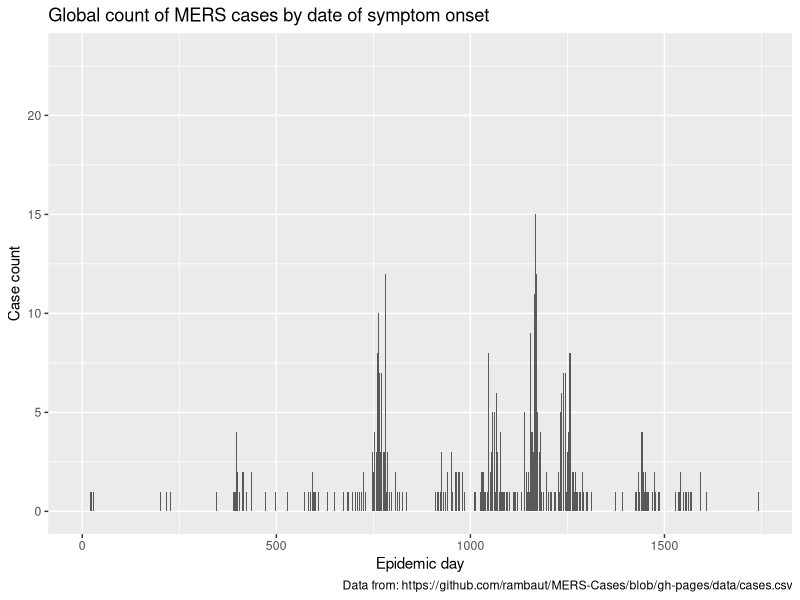
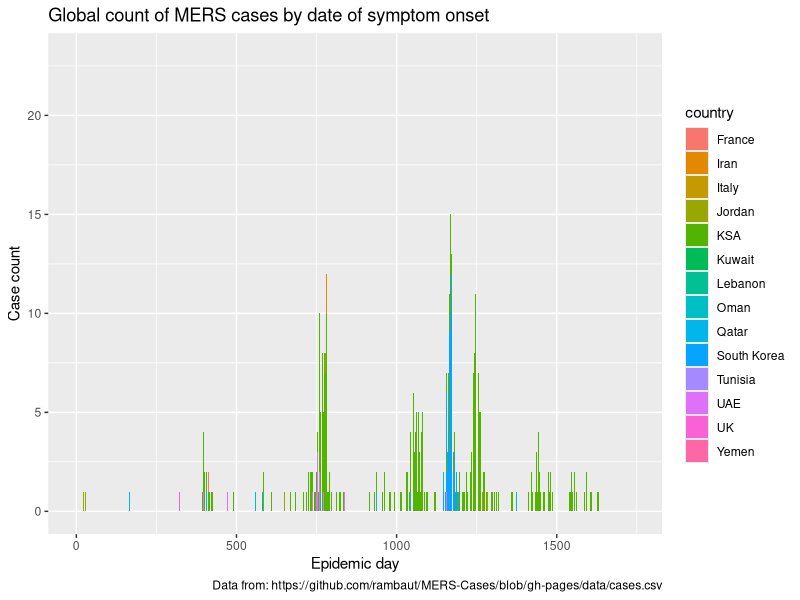
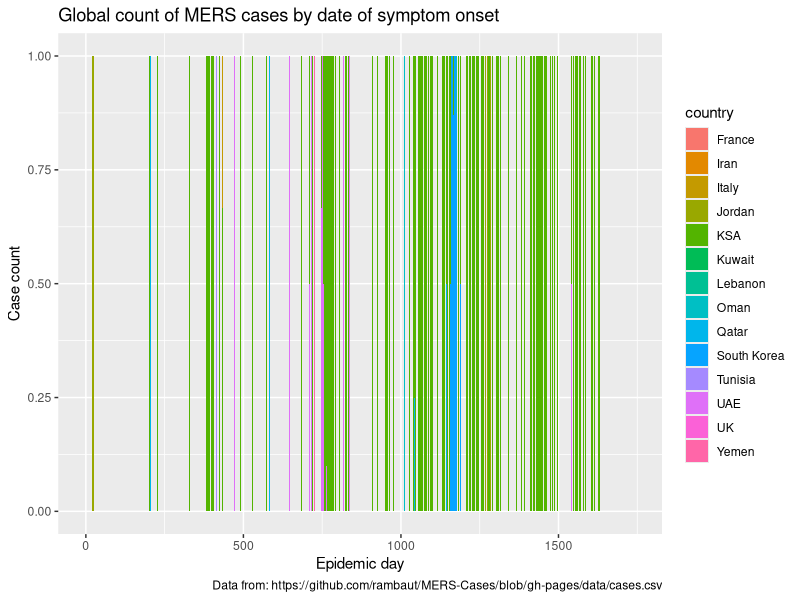
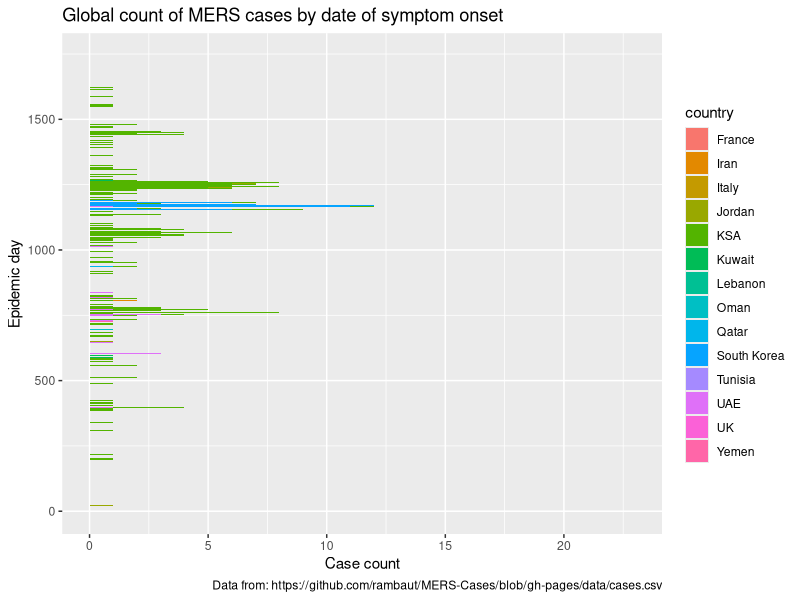
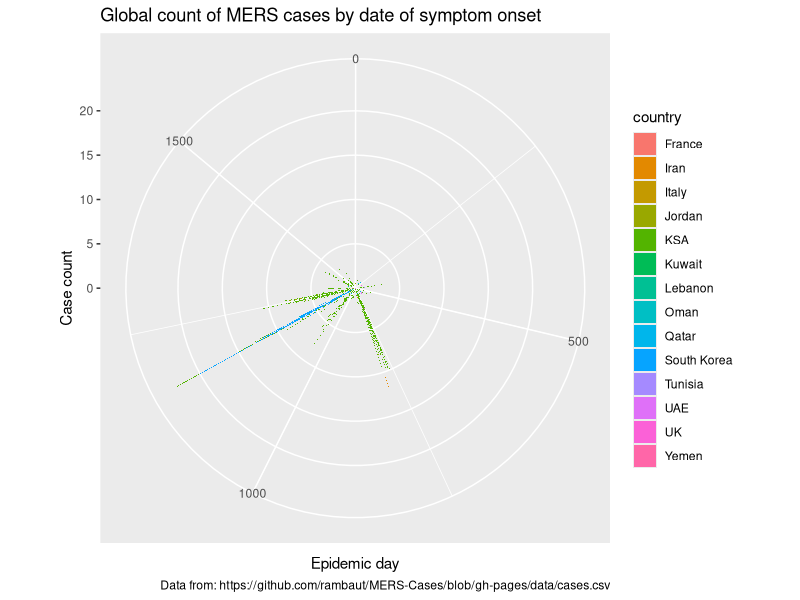
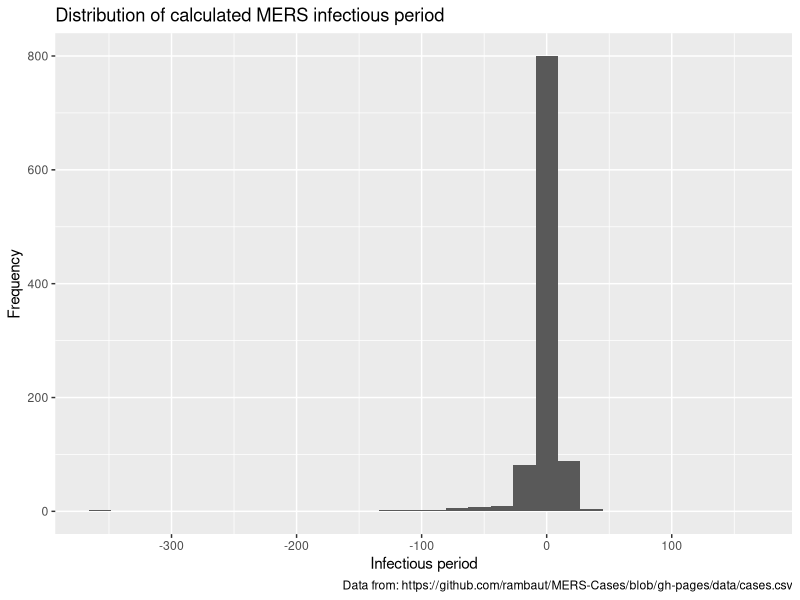
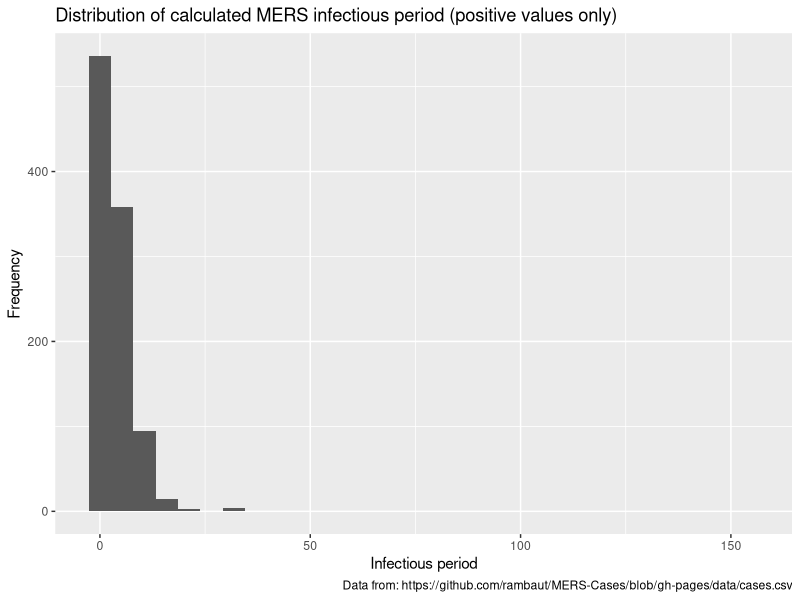
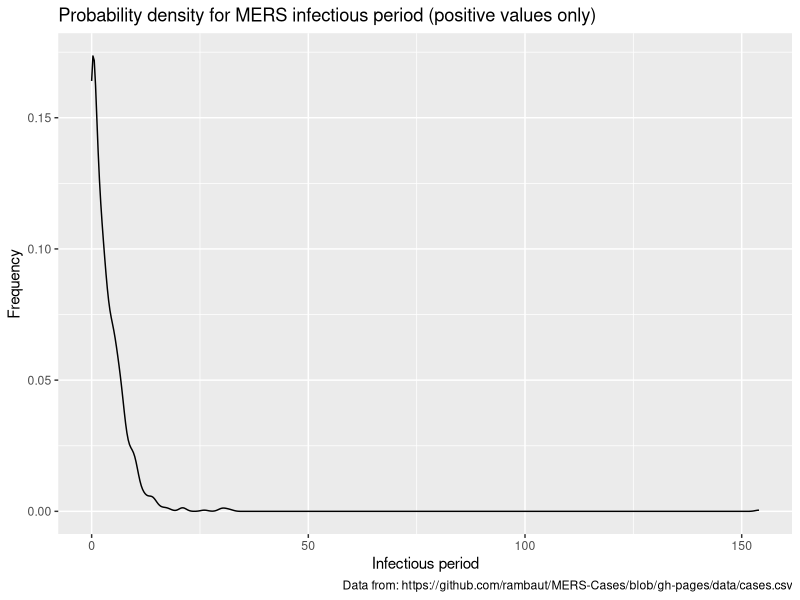

These charts were generated, in order, by the following R code:
## ---- chunk 1
knitr::opts_chunk$set(echo = TRUE, message=FALSE, warning=FALSE)
## ---- chunk 2
mers <- read.csv('cases.csv')
## ---- chunk 3
head(mers)
class(mers$onset)
## ---- chunk 4
mers$hospitalized[890] <- c('2015-02-20')
mers <- mers[-471,]
library(lubridate)
mers$onset2 <- ymd(mers$onset)
mers$hospitalized2 <- ymd(mers$hospitalized)
class(mers$onset2)
## ---- chunk 5
day0 <- min(na.omit(mers$onset2))
## ---- chunk 6
mers$epi.day <- as.numeric(mers$onset2 - day0)
## ---- chunk 7
library(ggplot2)
## ---- chunk 8
ggplot(data=mers) + 
  geom_bar(mapping=aes(x=epi.day)) +
  labs(x='Epidemic day', y='Case count', title='Global count of MERS cases by date of symptom onset',
       caption="Data from: https://github.com/rambaut/MERS-Cases/blob/gh-pages/data/cases.csv")
## ---- chunk 9
ggplot(data=mers) + 
  geom_bar(mapping=aes(x=epi.day, fill=country)) +
  labs(x='Epidemic day', y='Case count', title='Global count of MERS cases by date of symptom onset',
       caption="Data from: https://github.com/rambaut/MERS-Cases/blob/gh-pages/data/cases.csv")
## ---- chunk 10
ggplot(data=mers) + 
  geom_bar(mapping=aes(x=epi.day, fill=country),position = "fill") +
  labs(x='Epidemic day', y='Case count', title='Global count of MERS cases by date of symptom onset',
       caption="Data from: https://github.com/rambaut/MERS-Cases/blob/gh-pages/data/cases.csv")
## ---- chunk 11
ggplot(data=mers) + 
  geom_bar(mapping=aes(x=epi.day, fill=country)) +
  labs(x='Epidemic day', y='Case count', title='Global count of MERS cases by date of symptom onset',
       caption="Data from: https://github.com/rambaut/MERS-Cases/blob/gh-pages/data/cases.csv") + 
  coord_flip()

ggplot(data=mers) + 
  geom_bar(mapping=aes(x=epi.day, fill=country)) +
  labs(x='Epidemic day', y='Case count', title='Global count of MERS cases by date of symptom onset',
       caption="Data from: https://github.com/rambaut/MERS-Cases/blob/gh-pages/data/cases.csv") + 
  coord_polar()
## ---- chunk 12
mers$infectious.period <- mers$hospitalized2-mers$onset2    # calculate "raw" infectious period
class(mers$infectious.period)           # these data are class "difftime"
mers$infectious.period <- as.numeric(mers$infectious.period, units = "days") # convert to days
ggplot(data=mers) +
  geom_histogram(aes(x=infectious.period)) + 
  labs(x='Infectious period', y='Frequency', title='Distribution of calculated MERS infectious period',
       caption="Data from: https://github.com/rambaut/MERS-Cases/blob/gh-pages/data/cases.csv")
## ---- chunk 13
mers$infectious.period2 <- ifelse(mers$infectious.period<0,0,mers$infectious.period)
ggplot(data=mers) +
  geom_histogram(aes(x=infectious.period2)) + 
  labs(x='Infectious period', y='Frequency',
       title='Distribution of calculated MERS infectious period (positive values only)', caption="Data from: https://github.com/rambaut/MERS-Cases/blob/gh-pages/data/cases.csv")
## ---- chunk 14
ggplot(data=mers) + 
  geom_density(mapping=aes(x=infectious.period2)) + 
  labs(x='Infectious period', y='Frequency',
       title='Probability density for MERS infectious period (positive values only)', caption="Data from: https://github.com/rambaut/MERS-Cases/blob/gh-pages/data/cases.csv")
## ---- chunk 15
ggplot(data=mers) + 
  geom_area(stat='bin', mapping=aes(x=infectious.period2)) +
  labs(x='Infectious period', y='Frequency',
       title='Area plot for MERS infectious period (positive values only)', caption="Data from: https://github.com/rambaut/MERS-Cases/blob/gh-pages/data/cases.csv")
## ---- chunk 16
ggplot(data=mers) + 
  geom_dotplot(mapping=aes(x=infectious.period2)) +
  labs(x='Infectious period', y='Frequency',
       title='Area plot for MERS infectious period (positive values only)', caption="Data from: https://github.com/rambaut/MERS-Cases/blob/gh-pages/data/cases.csv")

ggplot(data=mers) + 
  geom_bar(mapping=aes(x=infectious.period2)) +
  labs(x='Infectious period', y='Frequency',
       title='Area plot for MERS infectious period (positive values only)', caption="Data from: https://github.com/rambaut/MERS-Cases/blob/gh-pages/data/cases.csv")

## ---- chunk 17
ggplot(data=mers) + 
  geom_point(mapping=aes(x=epi.day,y=infectious.period2)) +
  labs(x='Days in the Epidemic', y='Infectious Period',
       title='Area plot for MERS infectious period (positive values only)', caption="Data from: https://github.com/rambaut/MERS-Cases/blob/gh-pages/data/cases.csv")
## ---- chunk 18
ggplot(data=mers,aes(x=epi.day,y=infectious.period2)) + 
  geom_point() +
  geom_smooth(method = 'loess') +
  labs(x='Days in the Epidemic', y='Infectious Period',
       title='Area plot for MERS infectious period (positive values only)', caption="Data from: https://github.com/rambaut/MERS-Cases/blob/gh-pages/data/cases.csv")
## ---- chunk 19
ggplot(data=mers,aes(x=epi.day,y=infectious.period2,colour = country)) + 
  geom_point() +
  geom_smooth(method = 'loess',se = FALSE) +
  labs(x='Days in the Epidemic', y='Infectious Period',
       title='Area plot for MERS infectious period (positive values only)', caption="Data from: https://github.com/rambaut/MERS-Cases/blob/gh-pages/data/cases.csv")
## ---- chunk 20
ggplot(data=mers, mapping=aes(x=epi.day, y=infectious.period2)) + 
  geom_point(mapping = aes(color=country)) +
  facet_wrap(~ country) + 
  scale_y_continuous(limits = c(0, 50)) +
   labs(x='Epidemic day', y='Infectious period',
       title='MERS infectious period (positive values only) over time', caption="Data from: https://github.com/rambaut/MERS-Cases/blob/gh-pages/data/cases.csv")
## ---- chunk 21
ggplot(data=subset(mers, gender %in% c('M', 'F') & country %in% c('KSA', 'Oman', 'Iran', 'Jordan', 'Qatar', 'South Korea','UAE')), mapping=aes(x=epi.day, y=infectious.period2)) + 
  geom_point(mapping = aes(color=country)) +
  facet_grid(gender ~ country) + 
  scale_y_continuous(limits = c(0, 50)) +
   labs(x='Epidemic day', y='Infectious period',
       title='MERS infectious period by gender and country', caption="Data from: https://github.com/rambaut/MERS-Cases/blob/gh-pages/data/cases.csv")
## ---- chunk 22
#I don't know if this part of the assignment is correct, would love feedback maybe later.

mers$death2 <- ymd(mers$death)
day0 <- min(na.omit(mers$death2))
mers$death.day <- as.numeric(mers$death2 - day0)

ggplot(data = mers, mapping = aes(x=epi.day,y=death.day)) +
  geom_col() + 
  facet_wrap(~country)
